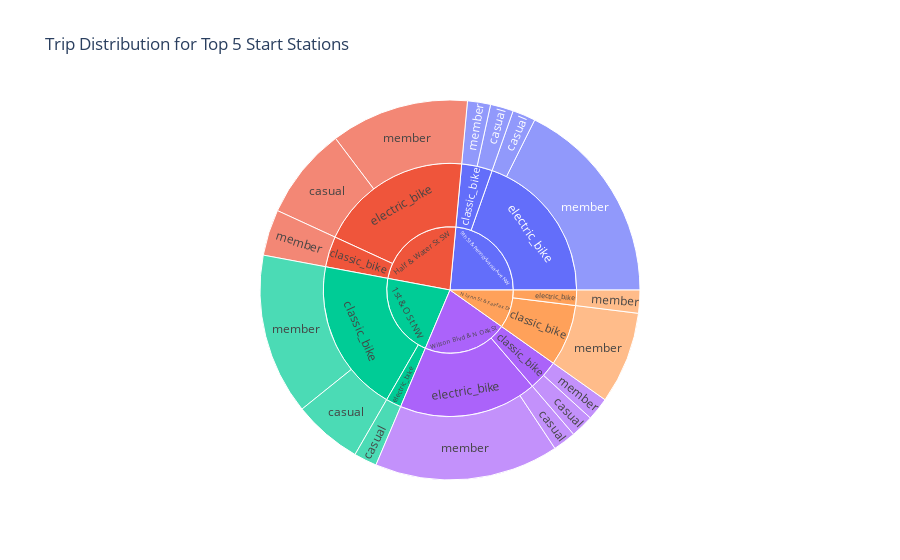

The notebook cell this image was saved under:
### Code cell
top5_names = top5_starts['start_station_name'].tolist()
sunburst_df = df_modified[df_modified['start_station_name'].isin(top5_names)]
sunburst_data = sunburst_df.groupby(
    ['start_station_name', 'rideable_type', 'member_casual']
).size().reset_index(name='trip_count')

fig3 = px.sunburst(
    sunburst_data,
    path=['start_station_name', 'rideable_type', 'member_casual'],
    values='trip_count',
    title='Trip Distribution for Top 5 Start Stations'
)

fig3.show()

### Figure 1 — Plotly figure (JSON) as saved in the notebook; plotly's stock layout.template omitted (floating-point values rounded to 4 significant figures)
{"data": [{"branchvalues": "total", "domain": {"x": [0.0, 1.0], "y": [0.0, 1.0]}, "hovertemplate": "labels=%{label}<br>trip_count=%{value}<br>parent=%{parent}<br>id=%{id}<extra></extra>", "ids": ["1st & O St NW/classic_bike/casual", "9th St & Pennsylvania Ave NW/classic_bike/casual", "Wilson Blvd & N Oak St/classic_bike/casual", "1st & O St NW/electric_bike/casual", "9th St & Pennsylvania Ave NW/electric_bike/casual", "Half & Water St SW/electric_bike/casual", "Wilson Blvd & N Oak St/electric_bike/casual", "1st & O St NW/classic_bike/member", "9th St & Pennsylvania Ave NW/classic_bike/member", "Half & Water St SW/classic_bike/member", "N Lynn St & Fairfax Dr/classic_bike/member", "Wilson Blvd & N Oak St/classic_bike/member", "9th St & Pennsylvania Ave NW/electric_bike/member", "Half & Water St SW/electric_bike/member", "N Lynn St & Fairfax Dr/electric_bike/member", "Wilson Blvd & N Oak St/electric_bike/member", "1st & O St NW/classic_bike", "9th St & Pennsylvania Ave NW/classic_bike", "Half & Water St SW/classic_bike", "N Lynn St & Fairfax Dr/classic_bike", "Wilson Blvd & N Oak St/classic_bike", "1st & O St NW/electric_bike", "9th St & Pennsylvania Ave NW/electric_bike", "Half & Water St SW/electric_bike", "N Lynn St & Fairfax Dr/electric_bike", "Wilson Blvd & N Oak St/electric_bike", "1st & O St NW", "9th St & Pennsylvania Ave NW", "Half & Water St SW", "N Lynn St & Fairfax Dr", "Wilson Blvd & N Oak St"], "labels": ["casual", "casual", "casual", "casual", "casual", "casual", "casual", "member", "member", "member", "member", "member", "member", "member", "member", "member", "classic_bike", "classic_bike", "classic_bike", "classic_bike", "classic_bike", "electric_bike", "electric_bike", "electric_bike", "electric_bike", "electric_bike", "1st & O St NW", "9th St & Pennsylvania Ave NW", "Half & Water St SW", "N Lynn St & Fairfax Dr", "Wilson Blvd & N Oak St"], "name": "", "parents": ["1st & O St NW/classic_bike", "9th St & Pennsylvania Ave NW/classic_bike", "Wilson Blvd & N Oak St/classic_bike", "1st & O St NW/electric_bike", "9th St & Pennsylvania Ave NW/electric_bike", "Half & Water St SW/electric_bike", "Wilson Blvd & N Oak St/electric_bike", "1st & O St NW/classic_bike", "9th St & Pennsylvania Ave NW/classic_bike", "Half & Water St SW/classic_bike", "N Lynn St & Fairfax Dr/classic_bike", "Wilson Blvd & N Oak St/classic_bike", "9th St & Pennsylvania Ave NW/electric_bike", "Half & Water St SW/electric_bike", "N Lynn St & Fairfax Dr/electric_bike", "Wilson Blvd & N Oak St/electric_bike", "1st & O St NW", "9th St & Pennsylvania Ave NW", "Half & Water St SW", "N Lynn St & Fairfax Dr", "Wilson Blvd & N Oak St", "1st & O St NW", "9th St & Pennsylvania Ave NW", "Half & Water St SW", "N Lynn St & Fairfax Dr", "Wilson Blvd & N Oak St", "", "", "", "", ""], "values": [3, 1, 1, 1, 1, 4, 1, 7, 1, 2, 4, 1, 9, 6, 1, 8, 10, 2, 2, 4, 2, 1, 10, 10, 1, 9, 11, 12, 12, 5, 11], "type": "sunburst"}], "layout": {"legend": {"tracegroupgap": 0}, "title": {"text": "Trip Distribution for Top 5 Start Stations"}}}
